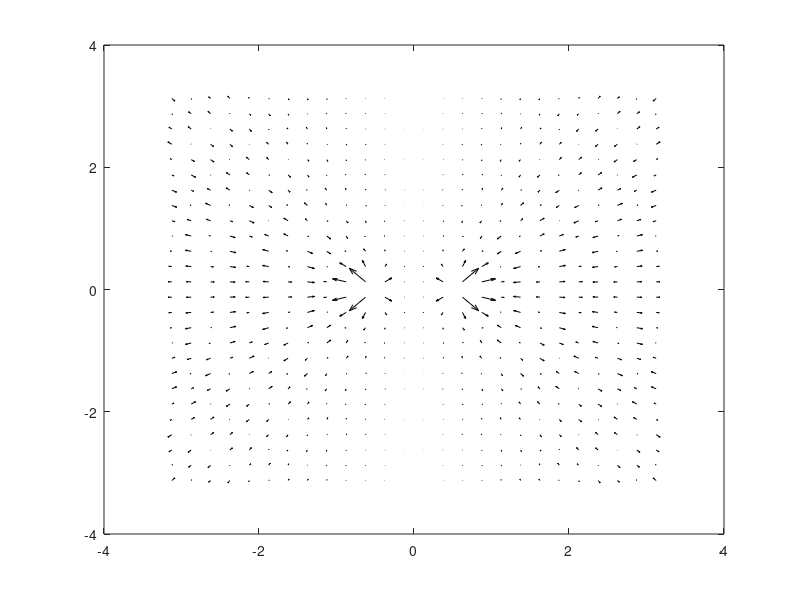

Here is the MATLAB script that generated this plot: (Note: this script raises an error after producing the figure.)
% dipole velocity movie

rc=415;

%f=input('freq?');
f=171.5;

%f=1000;
%d=input('d?');
d=1;

%r0=.0127;	% 1" approx diameter sources
r0=.1;
d0=.0005;	% 1mm p-p displacement
u0=2*pi*f*d0;	% surface velocity at given f

k=2*pi*f/343;
kd=k*d;
j=sqrt(-1);

Q=4*pi*(r0^2)*u0*(1-sin(kd)/kd);	% dipole pressure coupling

max=3;		% grid range and spacing
step=d/4;

[X,Y]=meshgrid(-max-step/2:step:max+step/2,-max-step/2:step:max+step/2);
Rscl=sqrt(X.^2+Y.^2);  % This is to scale the arrow lengths

% source 1 at < -.5d, 0 > source 2 at < +.5d, 0 >

R1=sqrt((X+.5*d*ones(size(X))).^2+Y.^2+1.e-10);		% ranges to field points from 1
R2=sqrt((X-.5*d*ones(size(X))).^2+Y.^2+1.e-10);		% ranges to field points from 2

figure(1);

nframes=16
fs=nframes*f;
T=1/fs;

% initial velocity calculation

TH1=atan2(Y,X+.5*d*ones(size(X)));	% angles to field points from source 1
TH2=atan2(Y,X-.5*d*ones(size(X)));	% angles to field points from source 2

A=j.*k.*rc.*Rscl;
Q=Q.*Rscl;

n=0;

U1=A.*exp(-j.*k.*R1).*(ones(size(R1))-j./(k.*R1))./(rc.*R1);
U1X=cos(TH1).*U1;
U1Y=sin(TH1).*U1;

U2=A.*exp(-j.*k.*R2).*(ones(size(R2))-j./(k.*R2))./(rc.*R2);
U2X=cos(TH2).*U2;
U2Y=sin(TH2).*U2;

UX=U1X - U2X;
UY=U1Y - U2Y;

% pressure calculation
P1 =j.*k.*rc.*Q.*exp(-j.*k.*R1)./(4.*pi.*R1);
P2 =-j.*k.*rc.*Q.*exp(-j.*k.*R2)./(4.*pi.*R2);
P = P1 + P2;

% instantaneous intensity
IX=UX.*P;
IY=UY.*P;

figure(1);
quiver(X,Y,real(IX),real(IY),'k');
lim=axis;

M=moviein(nframes);

for n=1:nframes,

% velocity frames

 U1=A.*exp(j*2*pi*f*n*T).*exp(-j.*k.*R1).*(ones(size(R1))-j./(k.*R1))./(rc.*R1);
 U1X=cos(TH1).*U1;
 U1Y=sin(TH1).*U1;

 U2=A.*exp(j*2*pi*f*n*T).*exp(-j.*k.*R2).*(ones(size(R2))-j./(k.*R2))./(rc.*R2);
 U2X=cos(TH2).*U2;
 U2Y=sin(TH2).*U2;

 UX=U1X - U2X;
 UY=U1Y - U2Y;

 % pressure calculation
P1 =j.*k.*rc.*Q.*exp(-j.*k.*R1)./(4.*pi.*R1);
P2 =-j.*k.*rc.*Q.*exp(-j.*k.*R2)./(4.*pi.*R2);
P = P1 + P2;

% instantaneous intensity
IX=UX.*P;
IY=UY.*P;
 
 quiver(X,Y,real(IX),real(IY),'k');
 axis(lim);

 M(:,n)=getframe;

end
movie(M,3);
	
